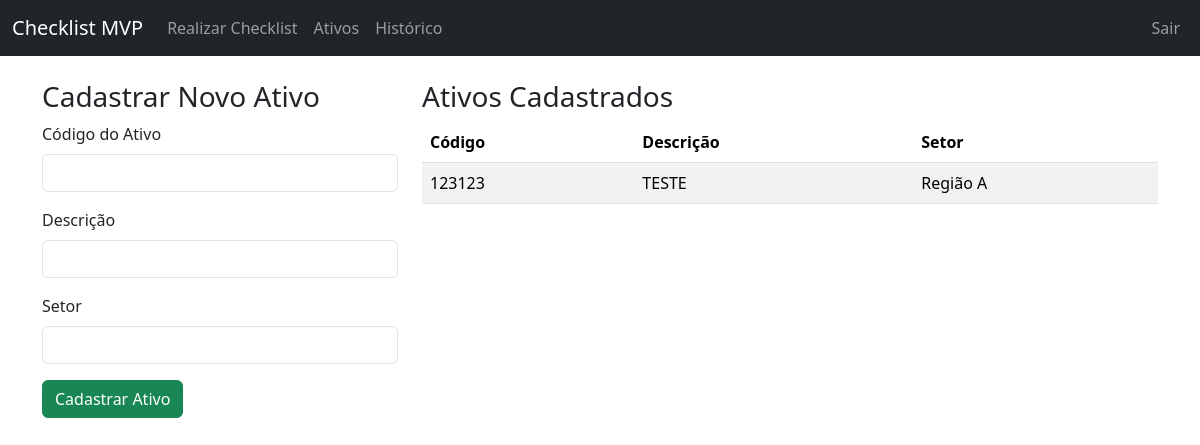
Before: /ativos (signed in) with the older database file.
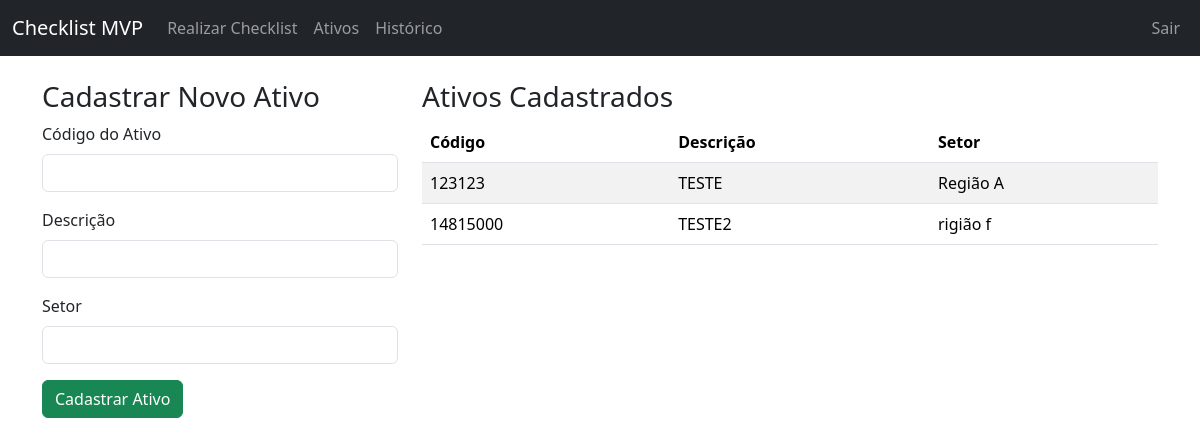
After: the same page with the newer database file.
### app/models.py (models this page shows, shortened)
class Ativo(db.Model):
    id = db.Column(db.Integer, primary_key=True)
    codigo = db.Column(db.String(64), index=True, unique=True)
    descricao = db.Column(db.String(200))
    setor = db.Column(db.String(120))

### app/routes.py (the view, shortened to what this page needs)
@app.route('/ativos', methods=['GET', 'POST'])
@login_required
def ativos():
    form = AtivoForm()
    page = request.args.get('page', 1, type=int)
    lista_ativos = Ativo.query.order_by(Ativo.codigo).paginate(page=page, per_page=10)
    return render_template('ativos.html', form=form, lista_ativos=lista_ativos.items)

### app/forms.py
class AtivoForm(FlaskForm):
    codigo = StringField('Código do Ativo', validators=[DataRequired(), Length(min=2, max=64)])
    descricao = StringField('Descrição', validators=[DataRequired(), Length(min=5, max=200)])
    setor = StringField('Setor', validators=[DataRequired(), Length(min=3, max=120)])
    submit = SubmitField('Cadastrar Ativo')

### app/models.py (called while the page is built)
@login.user_loader
def load_user(id):
    return Usuario.query.get(int(id))

### app/templates/ativos.html (shortened to what this page needs)
{% extends "base.html" %}
{% block content %}
  <div class="row">
    <div class="col-md-4">
      <h3>Cadastrar Novo Ativo</h3>
      <form method="POST" action="">
        <div class="mb-3">
          {{ form.codigo.label(class="form-label") }}
          {{ form.codigo(class="form-control") }}
        </div>
        <div class="mb-3">
          {{ form.descricao.label(class="form-label") }}
          {{ form.descricao(class="form-control") }}
        </div>
        <div class="mb-3">
          {{ form.setor.label(class="form-label") }}
          {{ form.setor(class="form-control") }}
        </div>
        {{ form.submit(class="btn btn-success") }}
      </form>
    </div>
    <div class="col-md-8">
      <h3>Ativos Cadastrados</h3>
      <table class="table table-striped table-hover">
        <thead>
          <tr>
            <th>Código</th>
            <th>Descrição</th>
            <th>Setor</th>
          </tr>
        </thead>
        <tbody>
          {% for ativo in lista_ativos %}
          <tr>
            <td>{{ ativo.codigo }}</td>
            <td>{{ ativo.descricao }}</td>
            <td>{{ ativo.setor }}</td>
          </tr>
          {% else %}
          <tr>
            <td colspan="3">Nenhum ativo cadastrado.</td>
          </tr>
          {% endfor %}
        </tbody>
      </table>
    </div>
  </div>
{% endblock %}

Changed rows visible on the page:
added Ativo: codigo "14815000", descricao "TESTE2", setor "rigião f"
